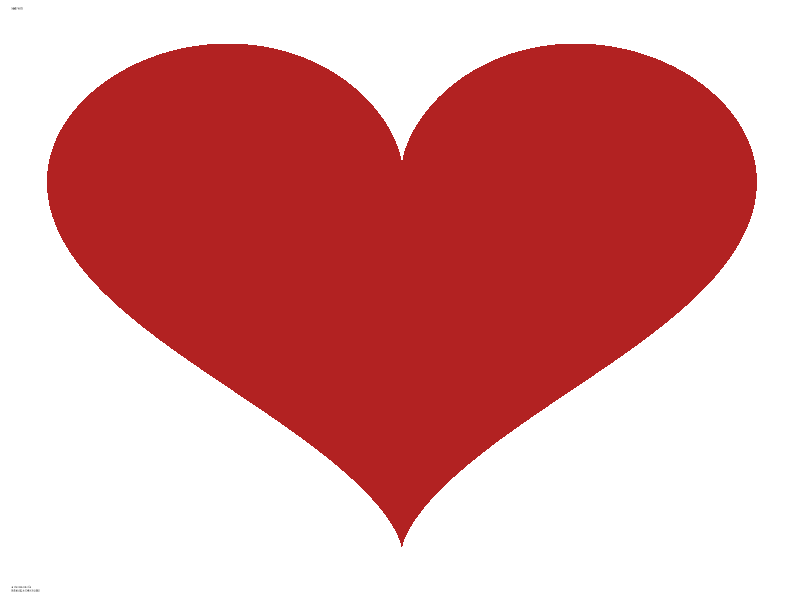

This figure's R source:
## ---- chunk 1
library(ggplot2)
library(ggthemes)
circle <- data.frame(position = seq(0, 2 * pi, by = 0.001))
circle$heart_x <- 16 * sin(circle$position)^3
circle$heart_y <- 13 * cos(circle$position) -
  5 * cos(2 * circle$position) -
  2 * cos(3 * circle$position) -
  cos(4 * circle$position)

heart <- ggplot(circle, aes(heart_x, heart_y)) +
  geom_polygon(fill = "firebrick") +
  labs(title = "Made with", caption = "at the Institute for\nRetailing & Data Science") +
  theme_tufte() +
  theme(
    panel.background = element_rect(fill = "transparent", colour = NA),
    plot.background = element_rect(fill = "transparent", colour = NA),
    axis.ticks = element_blank(),
    axis.text = element_blank(),
    axis.title = element_blank(),
    plot.caption = element_text(hjust = 0, size = 2),
    plot.title = element_text(size = 2)
  )
heart
